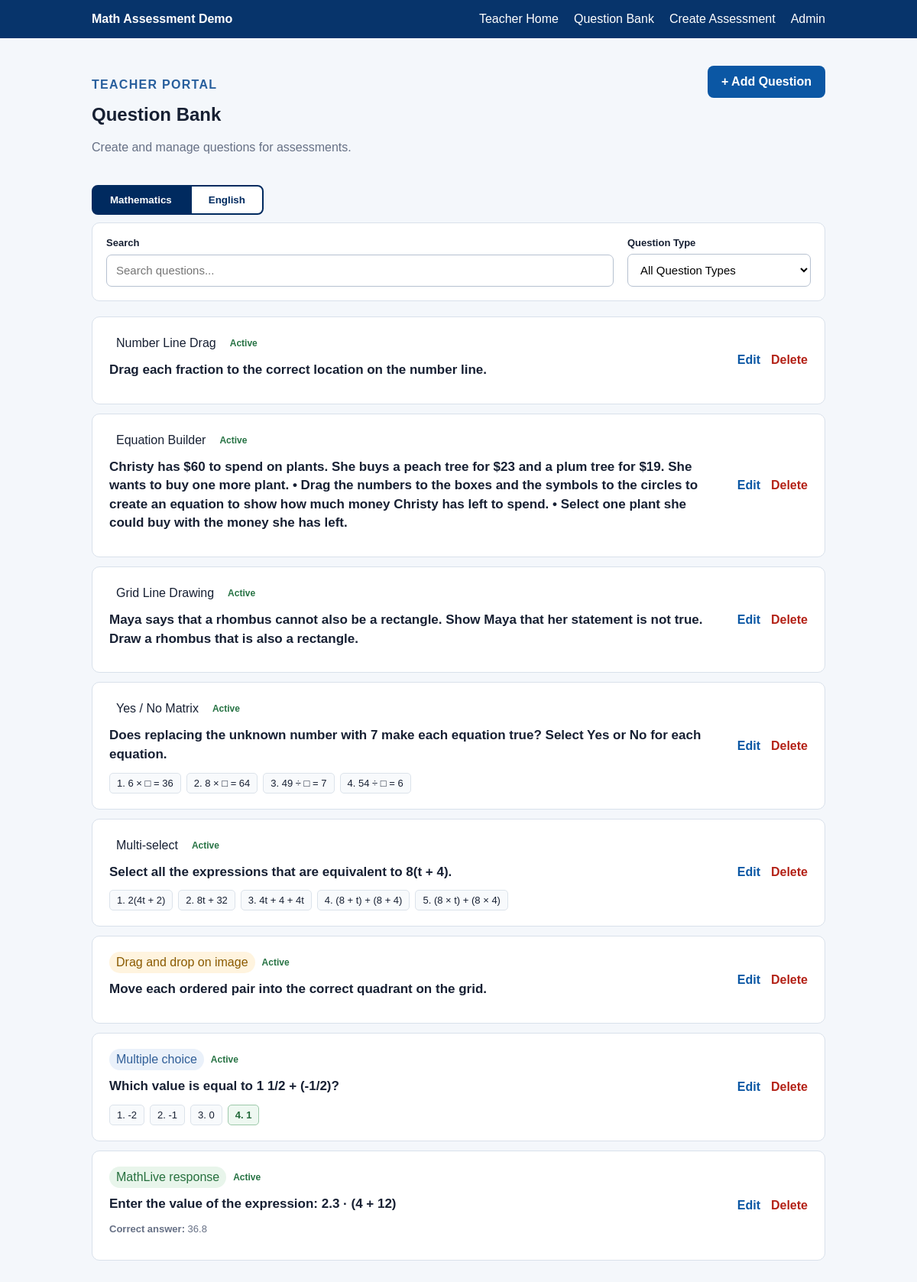
Page /teacher/questions/ on the committed database.
### assessments/models.py (models this page shows, shortened)
class Question(models.Model):
    class Type(models.TextChoices):
        MATHLIVE = "mathlive", "MathLive response"
        MULTIPLE_CHOICE = "multiple_choice", "Multiple choice"
        MULTI_SELECT = "multi_select", "Multi-select"
        YES_NO_MATRIX = "yes_no_matrix", "Yes / No Matrix"
        GRID_LINE_DRAWING = "grid_line_drawing", "Grid Line Drawing"
        EQUATION_BUILDER = "equation_builder", "Equation Builder"
        NUMBER_LINE_DRAG = "number_line_drag", "Number Line Drag"
        DRAG_DROP_IMAGE = "drag_drop_image", "Drag and drop on image"
        PASSAGE_SENTENCE_SELECT = "passage_sentence_select", "Passage Sentence Select"
        PASSAGE_EVENT_ORDER = "passage_event_order", "Reading Event Sequencing"
        PASSAGE_CHOICE = "passage_choice", "Reading Multiple Choice"
        PASSAGE_MULTI = "passage_multi", "Reading Multiple Select"
        PASSAGE_TWO_PART = "passage_two_part", "Passage Two-Part"
    class Subject(models.TextChoices):
        MATH = "math", "Mathematics"
        ENGLISH = "english", "English Language Arts"
    subject = models.CharField("Subject", max_length=20, choices=Subject.choices, default=Subject.MATH)
    prompt = models.TextField("Question prompt")
    question_type = models.CharField("Question type", max_length=30, choices=Type.choices)
    correct_answer = models.CharField("Correct answer", max_length=255, blank=True)
    order = models.PositiveIntegerField("Display order", default=0)
    is_active = models.BooleanField("Active", default=True)
    drag_config = models.JSONField("Drag-and-drop configuration", default=dict, blank=True, help_text="Zones, choices, and correct placements for drag-and-drop image questions.")
    general_annotation = models.TextField("General teacher annotation", blank=True, help_text="Optional note shown only on the teacher explanation page.")
    class Meta:
        ordering = ["order", "id"]

class Choice(models.Model):
    question = models.ForeignKey(Question, related_name="choices", on_delete=models.CASCADE)
    text = models.CharField("Choice text", max_length=255)
    value = models.CharField("Stored value", max_length=100)
    order = models.PositiveIntegerField("Display order", default=0)
    annotation = models.TextField("Choice annotation", blank=True, help_text="Optional teacher-only explanation for this answer choice.")
    class Meta:
        ordering = ["order", "id"]

### assessments/views.py (the view)
# urls.py: path("teacher/questions/", views.teacher_question_bank, name="teacher_question_bank"),
def teacher_question_bank(request):
    questions = Question.objects.filter(
        question_type__in=[Question.Type.MATHLIVE, Question.Type.MULTIPLE_CHOICE, Question.Type.MULTI_SELECT, Question.Type.YES_NO_MATRIX, Question.Type.GRID_LINE_DRAWING, Question.Type.EQUATION_BUILDER, Question.Type.NUMBER_LINE_DRAG, Question.Type.DRAG_DROP_IMAGE, Question.Type.PASSAGE_SENTENCE_SELECT, Question.Type.PASSAGE_TWO_PART, Question.Type.PASSAGE_EVENT_ORDER, Question.Type.PASSAGE_CHOICE, Question.Type.PASSAGE_MULTI]
    ).prefetch_related("choices").order_by("-id")
    return render(request, "assessments/teacher_question_bank.html", {"questions": questions})

### templates/assessments/teacher_question_bank.html (shortened to what this page needs)
{% extends 'assessments/base.html' %}
{% block content %}
<section class="question-bank-page">
<div class="question-bank-header"><div><p class="eyebrow">Teacher Portal</p><h1>Question Bank</h1><p>Create and manage questions for assessments.</p></div><a class="button-link" href="{% url 'teacher_question_create' %}">+ Add Question</a></div>
<div class="subject-switch" role="group" aria-label="Subject"><button type="button" class="subject-switch-btn active" data-subject="math">Mathematics</button><button type="button" class="subject-switch-btn" data-subject="english">English</button></div><div class="question-bank-toolbar"><label><span>Search</span><input id="question-search" type="search" placeholder="Search questions..."></label><label><span>Question Type</span><select id="question-type-filter"><option value="all">All Question Types</option></select></label></div>
{% if questions %}<div class="question-bank-list">
{% for q in questions %}<article class="question-bank-row" data-subject="{{ q.subject }}" data-type="{{ q.question_type }}" data-search="{{ q.prompt|lower }}">
<div><div class="bank-question-meta"><span class="type-badge type-{{ q.question_type }}">{{ q.get_question_type_display }}</span>{% if q.is_active %}<span class="status-active">Active</span>{% else %}<span class="status-archived">Archived</span>{% endif %}</div><h2>{{ q.prompt }}</h2>
{% if q.question_type == 'mathlive' %}<p class="bank-answer-preview"><strong>Correct answer:</strong> {{ q.correct_answer }}</p>{% else %}<div class="bank-choice-preview">{% for c in q.choices.all %}<span {% if c.value == q.correct_answer %}class="correct-choice-preview"{% endif %}>{{ forloop.counter }}. {{ c.text }}</span>{% endfor %}</div>{% endif %}</div>
<div class="bank-row-actions"><a href="{% url 'teacher_question_edit' q.id %}">Edit</a><a class="danger-link" href="{% url 'teacher_question_delete' q.id %}">Delete</a></div></article>{% endfor %}
</div><div id="no-filter-results" class="empty-state" hidden>No questions match your search.</div>
{% else %}<div class="card empty-dashboard"><h2>No questions yet</h2><p>Add a Value Input or Multiple Choice question to get started.</p><a class="button-link" href="{% url 'teacher_question_create' %}">Add Question</a></div>{% endif %}
</section>
{% endblock %}

### static/assessments/css/app.css (style rules this page uses)
:root { font-family: Arial, "Noto Sans TC", sans-serif; color: #172033; background: #f4f7fb; }
* { box-sizing: border-box; }
body { margin: 0; }
.eyebrow { color: #285f9d; text-transform: uppercase; font-weight: 700; letter-spacing: .08em; }
h1 { margin-top: 6px; }
button, .button-link { display: inline-block; border: 0; background: #0b57a4; color: white; padding: 12px 18px; border-radius: 8px; font-weight: 700; text-decoration: none; cursor: pointer; }
.type-badge { padding: 5px 9px; border-radius: 999px; text-transform: none; letter-spacing: 0; }
.type-mathlive { background: #e8f5eb; color: #26703e; }
.type-multiple_choice { background: #eaf1fa; color: #315f98; }
.type-drag_drop_image { background:#fff4df; color:#8a5a00; }
.question-bank-header,.editor-heading { display:flex;justify-content:space-between;gap:24px;align-items:flex-start;margin-bottom:24px }
.question-bank-header p:last-child,.editor-heading p:last-child { color:#667085 }
.question-bank-toolbar { display:grid;grid-template-columns:minmax(0,1fr) 240px;gap:18px;padding:18px;margin-bottom:20px;border:1px solid #d9e1eb;border-radius:10px;background:#fff }
.question-bank-toolbar label { display:grid;gap:7px;font-size:13px;font-weight:700 }
.question-bank-toolbar input,.question-bank-toolbar select { width:100%;padding:11px 12px;border:1px solid #b6c1d0;border-radius:7px;background:#fff;font-size:15px }
.question-bank-list { display:grid;gap:12px }
.question-bank-row { display:grid;grid-template-columns:minmax(0,1fr) auto;gap:22px;align-items:center;padding:20px 22px;border:1px solid #d9e1eb;border-radius:10px;background:#fff }
.bank-question-meta { display:flex;gap:9px;align-items:center;margin-bottom:9px }
.question-bank-row h2 { margin:0;font-size:17px;line-height:1.45 }
.status-active { color:#277344;font-size:12px;font-weight:700 }
.bank-answer-preview { color:#667085;font-size:13px }
.bank-choice-preview { display:flex;flex-wrap:wrap;gap:7px;margin-top:11px }
.bank-choice-preview span { padding:5px 9px;border:1px solid #dce3eb;border-radius:5px;background:#f8fafc;font-size:13px }
.bank-choice-preview .correct-choice-preview { border-color:#9dc9aa;background:#eef8f1;color:#23693a;font-weight:700 }
.bank-row-actions { display:flex;gap:14px }
.bank-row-actions a { color:#0b57a4;font-weight:700;text-decoration:none }
.bank-row-actions .danger-link { color:#b42318 }
:root { --mstep-blue:#002a5f }
.subject-switch { display:flex;gap:0;margin:18px 0 10px }
.subject-switch-btn { border:2px solid #002a5f;background:#fff;color:#002a5f;padding:10px 22px;font-weight:700 }
.subject-switch-btn:first-child { border-radius:8px 0 0 8px }
.subject-switch-btn:last-child { border-radius:0 8px 8px 0 }
.subject-switch-btn.active { background:#002a5f;color:#fff }

### rows in the picture
Question: question_type "Number Line Drag", is_active "Active", prompt "Drag each fraction to the correct location on the number line."
Question: question_type "Equation Builder", is_active "Active", prompt "Christy has $60 to spend on plants. She buys a peach tree for $23 and a plum tree for $19. She wants to buy one more plant. • Drag the numbers to the boxes and the symbols to the circles to create an equation to show how much money Christy has left to spend. • Select one plant she could buy with the money she has left."
Question: question_type "Grid Line Drawing", is_active "Active", prompt "Maya says that a rhombus cannot also be a rectangle. Show Maya that her statement is not true. Draw a rhombus that is also a rectangle."
Question: question_type "Yes / No Matrix", is_active "Active", prompt "Does replacing the unknown number with 7 make each equation true? Select Yes or No for each equation."
Choice: text "6 × □ = 36"
Choice: text "8 × □ = 64"
Choice: text "49 ÷ □ = 7"
Choice: text "54 ÷ □ = 6"
Question: question_type "Multi-select", is_active "Active", prompt "Select all the expressions that are equivalent to 8(t + 4)."
Choice: text "2(4t + 2)"
Choice: text "8t + 32"
Choice: text "4t + 4 + 4t"
Choice: text "(8 + t) + (8 + 4)"
Choice: text "(8 × t) + (8 × 4)"
Question: question_type "Drag and drop on image", is_active "Active", prompt "Move each ordered pair into the correct quadrant on the grid."
Question: question_type "Multiple choice", is_active "Active", prompt "Which value is equal to 1 1/2 + (-1/2)?"
Choice: text "-2"
Choice: text "-1"
Choice: text "0"
Choice: text "1"
Question: question_type "MathLive response", is_active "Active", prompt "Enter the value of the expression: 2.3 · (4 + 12)", correct_answer "36.8"
